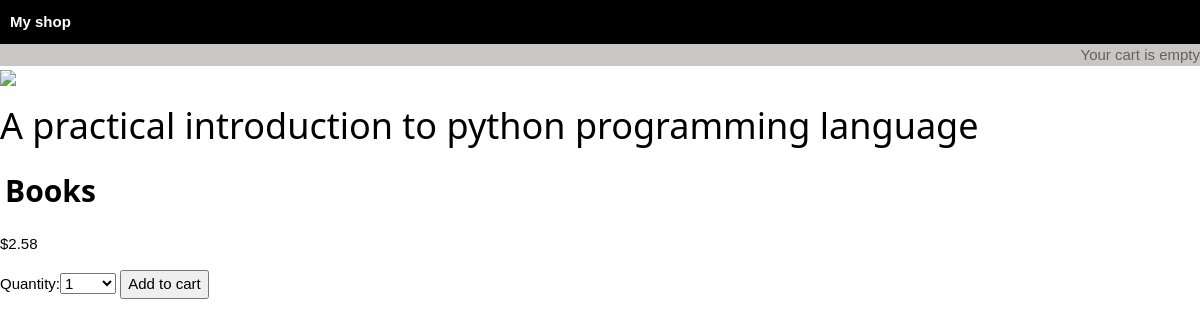
/2/a-practical-introduction-to-python-programming-language/, run on the app's committed database.
### shop/models.py (models this page shows, shortened)
class Product(models.Model):
    CURRENCY_CHOICES = ( ('#','naira'),)
    category = models.ForeignKey(Category, related_name='products',
                                    on_delete=models.CASCADE)
    name = models.CharField(max_length=200, db_index=True)
    slug = models.SlugField(max_length=200, db_index=True)
    image = models.ImageField(upload_to='products/%Y/%m/%d',blank=True)
    desc = models.TextField(blank=True)
    price = models.DecimalField(max_digits=12, decimal_places=2)
    currency = models.CharField(max_length=10,choices=CURRENCY_CHOICES, default='naira')
    available = models.BooleanField(default=True)
    created = models.DateTimeField(auto_now_add=True)
    updated = models.DateTimeField(auto_now=True)
    class Meta:
        ordering = ('name', 'price')
        index_together = (('id','slug'),)

class Category(models.Model):
    name = models.CharField(max_length=200, db_index=True)
    slug = models.SlugField(max_length=200, unique=True)
    class Meta:
        ordering = ('name',)
        verbose_name = 'category'
        verbose_name_plural = 'categories'
    def __str__(self) -> str:
        return self.name
    def get_absolute_url(self):
        return reverse('shop:product_list_by_category', args =[self.slug])

### shop/views.py (the view)
# urls.py: path('<int:id>/<slug:slug>/', views.product_detail,name='product_detail'),
def product_detail(request, id, slug):
    product = get_object_or_404(Product, id=id, slug=slug, available=True)
    cart_product_form = CartAddProductForm()
    return render(request,
                            'shop/detail.html',{'product':product,
                            'cart_product_form':cart_product_form})

### cart/forms.py
class CartAddProductForm(forms.Form):
    quantity = forms.TypedChoiceField(
        choices=PRODUCT_QUANTITY_CHOICES, coerce=int
    )
    override = forms.BooleanField(required=False, initial=False, widget=forms.HiddenInput)

### cart/cart.py (called while the page is built)
    def __len__(self):
        return sum(item['quantity'] for item in self.cart.values())

### cart/context_processors.py (called while the page is built)
def cart(request):
    return {'cart': Cart(request)}

### templates/shop/detail.html (shortened to what this page needs)
{% extends "shop/base.html" %}
{% load static %}
{% block content %}
<div class="product-detail">
    <img src="{% if product.image %}{{ product.image.url }}{% else %}
    {% static '' img/noimage.png' %}{% endif %}">
    <h1>{{ product.name }}</h1>
    <h2>
        <a href="{{ product.category.get_absolute_url }}">
            {{ product.category }}
        </a>
    </h2>
    <p class="price">${{ product.price }}</p>
    <form action="{% url 'cart:cart_add' product.id %}" method="post">
        {{ cart_product_form }}
        <input type="submit" value="Add to cart">
    </form>
</div>
{% endblock %}

### static/css/base.css (style rules this page uses)
* { box-sizing: border-box; }
img { height: 300px; }
body { background-color: white; color: black; }
a { text-decoration: none; font-weight: bold; display: block; padding: 5px; margin-top: 1px; }

### static/css/w3.css (style rules this page uses)
*,*:before,*:after { box-sizing:inherit }
html { -ms-text-size-adjust:100%;-webkit-text-size-adjust:100% }
body { margin:0 }
a { background-color:transparent }
img { border-style:none }
button,input,select,textarea,optgroup { font:inherit;margin:0 }
button,input { overflow:visible }
button,select { text-transform:none }
button,[type=button],[type=reset],[type=submit] { -webkit-appearance:button }
html,body { font-family:Verdana,sans-serif;font-size:15px;line-height:1.5 }
html { overflow-x:hidden }
h1 { font-size:36px }
h2 { font-size:30px }
h1,h2,h3,h4,h5,h6 { font-family:"Segoe UI",Arial,sans-serif;font-weight:400;margin:10px 0 }
img { vertical-align:middle }
a { color:inherit }

### data on the page
Product: name "A practical introduction to python programming language", category "Books", price "2.58"
